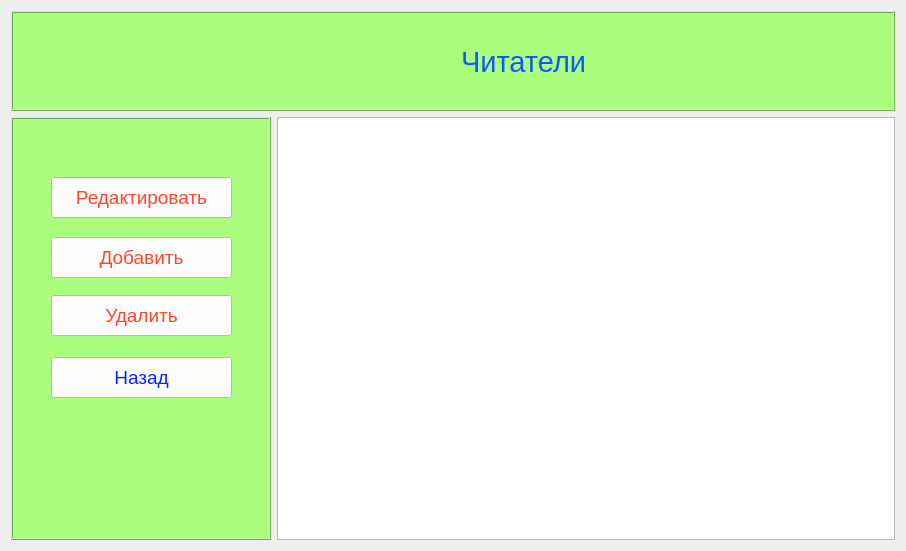
<?xml version="1.0" encoding="UTF-8"?>
<ui version="4.0">
 <class>ReaderListWindow</class>
 <widget class="QWidget" name="ReaderListWindow">
  <property name="geometry">
   <rect>
    <x>0</x>
    <y>0</y>
    <width>906</width>
    <height>551</height>
   </rect>
  </property>
  <property name="windowTitle">
   <string>Библиотека: Список каталогов</string>
  </property>
  <layout class="QVBoxLayout" name="verticalLayout">
   <item>
    <widget class="QFrame" name="frame">
     <property name="sizePolicy">
      <sizepolicy hsizetype="Preferred" vsizetype="Fixed">
       <horstretch>0</horstretch>
       <verstretch>0</verstretch>
      </sizepolicy>
     </property>
     <property name="minimumSize">
      <size>
       <width>0</width>
       <height>100</height>
      </size>
     </property>
     <property name="styleSheet">
      <string notr="true">background-color:rgb(170, 255, 127)</string>
     </property>
     <property name="frameShape">
      <enum>QFrame::Box</enum>
     </property>
     <property name="frameShadow">
      <enum>QFrame::Raised</enum>
     </property>
     <widget class="QLabel" name="label">
      <property name="geometry">
       <rect>
        <x>450</x>
        <y>30</y>
        <width>131</width>
        <height>41</height>
       </rect>
      </property>
      <property name="sizePolicy">
       <sizepolicy hsizetype="Expanding" vsizetype="Expanding">
        <horstretch>0</horstretch>
        <verstretch>0</verstretch>
       </sizepolicy>
      </property>
      <property name="font">
       <font>
        <pointsize>22</pointsize>
       </font>
      </property>
      <property name="styleSheet">
       <string notr="true">color: rgb(13, 89, 255);</string>
      </property>
      <property name="text">
       <string>Читатели</string>
      </property>
     </widget>
    </widget>
   </item>
   <item>
    <layout class="QHBoxLayout" name="horizontalLayout_2">
     <item>
      <widget class="QFrame" name="frame_2">
       <property name="sizePolicy">
        <sizepolicy hsizetype="Fixed" vsizetype="Preferred">
         <horstretch>0</horstretch>
         <verstretch>0</verstretch>
        </sizepolicy>
       </property>
       <property name="minimumSize">
        <size>
         <width>260</width>
         <height>0</height>
        </size>
       </property>
       <property name="styleSheet">
        <string notr="true">background-color:rgb(170, 255, 127)</string>
       </property>
       <property name="frameShape">
        <enum>QFrame::Box</enum>
       </property>
       <property name="frameShadow">
        <enum>QFrame::Raised</enum>
       </property>
       <widget class="QPushButton" name="pushButton_edit">
        <property name="geometry">
         <rect>
          <x>40</x>
          <y>60</y>
          <width>181</width>
          <height>41</height>
         </rect>
        </property>
        <property name="font">
         <font>
          <pointsize>14</pointsize>
         </font>
        </property>
        <property name="styleSheet">
         <string notr="true">background-color:rgb(255, 255, 255);
color: rgb(255, 71, 41);</string>
        </property>
        <property name="text">
         <string>Редактировать</string>
        </property>
       </widget>
       <widget class="QPushButton" name="pushButton_app">
        <property name="geometry">
         <rect>
          <x>40</x>
          <y>120</y>
          <width>181</width>
          <height>41</height>
         </rect>
        </property>
        <property name="font">
         <font>
          <pointsize>14</pointsize>
         </font>
        </property>
        <property name="styleSheet">
         <string notr="true">background-color:rgb(255, 255, 255);
color: rgb(255, 71, 41);</string>
        </property>
        <property name="text">
         <string>Добавить</string>
        </property>
       </widget>
       <widget class="QPushButton" name="pushButton_del">
        <property name="geometry">
         <rect>
          <x>40</x>
          <y>178</y>
          <width>181</width>
          <height>41</height>
         </rect>
        </property>
        <property name="font">
         <font>
          <pointsize>14</pointsize>
         </font>
        </property>
        <property name="styleSheet">
         <string notr="true">background-color:rgb(255, 255, 255);
color: rgb(255, 71, 41);</string>
        </property>
        <property name="text">
         <string>Удалить</string>
        </property>
       </widget>
       <widget class="QPushButton" name="pushButton_back">
        <property name="geometry">
         <rect>
          <x>40</x>
          <y>240</y>
          <width>181</width>
          <height>41</height>
         </rect>
        </property>
        <property name="font">
         <font>
          <pointsize>14</pointsize>
         </font>
        </property>
        <property name="styleSheet">
         <string notr="true">background-color:rgb(255, 255, 255);
color: rgb(0, 37, 255);</string>
        </property>
        <property name="text">
         <string>Назад</string>
        </property>
       </widget>
      </widget>
     </item>
     <item>
      <widget class="QTableWidget" name="tableWidget">
       <property name="sizePolicy">
        <sizepolicy hsizetype="Expanding" vsizetype="Minimum">
         <horstretch>0</horstretch>
         <verstretch>0</verstretch>
        </sizepolicy>
       </property>
      </widget>
     </item>
    </layout>
   </item>
  </layout>
 </widget>
 <resources/>
 <connections/>
</ui>
